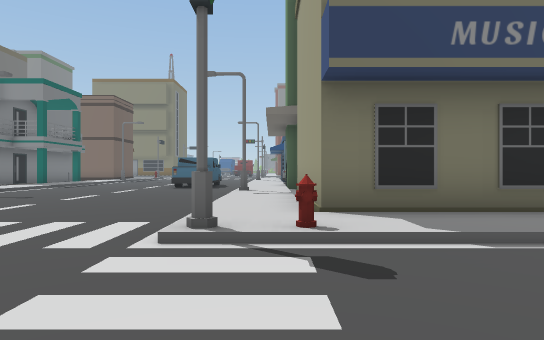
view 1 (above)

19 first-person views from a walk through a Unity game level. The camera is 1.3 m above the floor, looks level and sees 75° across. The floor is counted in squares, 2 m on a side. Each view is taken from the middle of a square. On the plan, view 1 faces up. The plan holds only what a view shows up to about 10 squares ahead; the rest is blank. The place goes on beyond the plan.

view 2
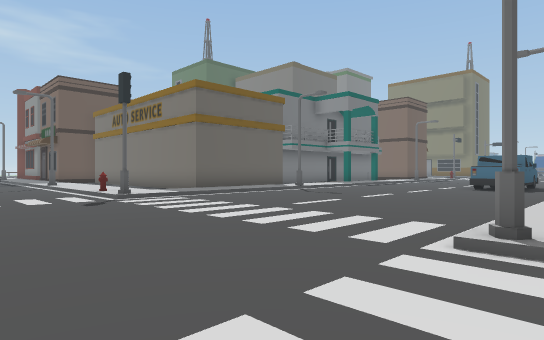

view 3
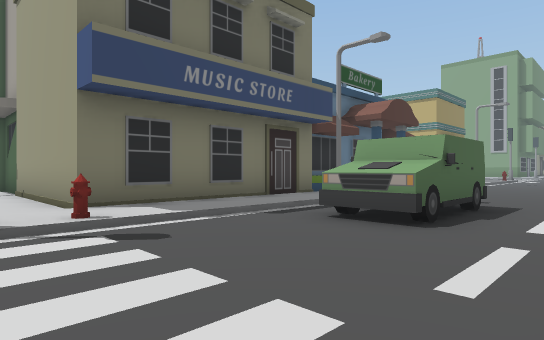

view 4
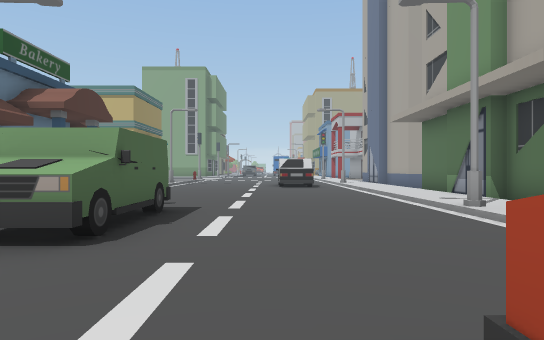

view 5
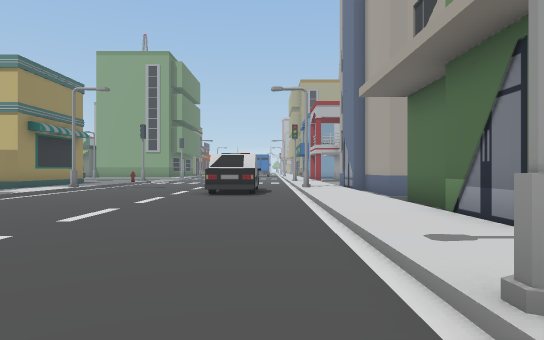

view 6
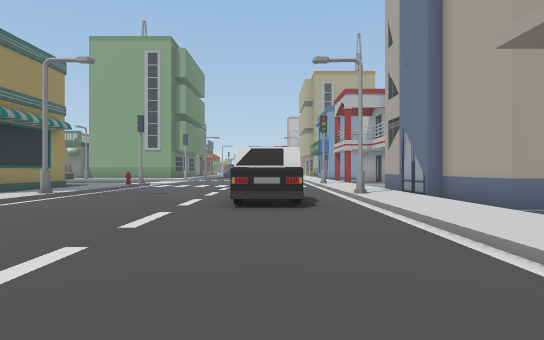

view 7
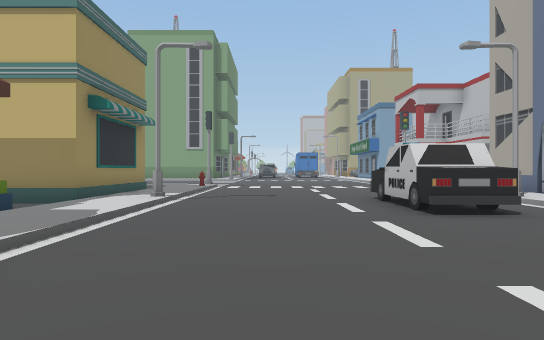

view 8
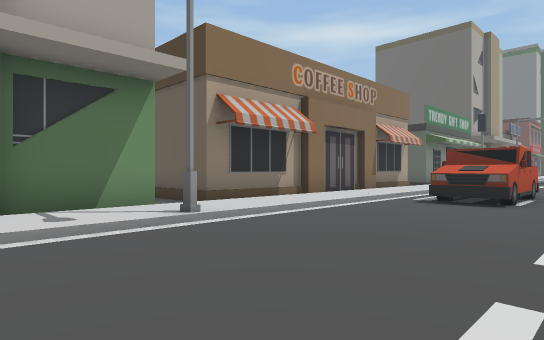

view 9
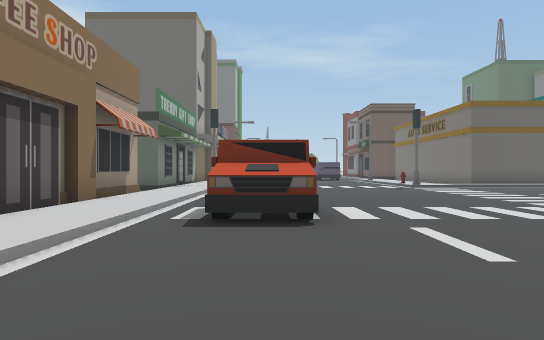

view 10
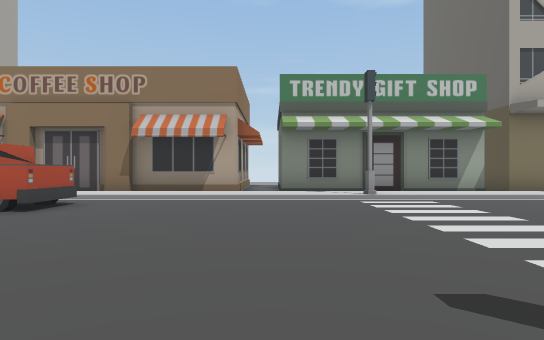

view 11
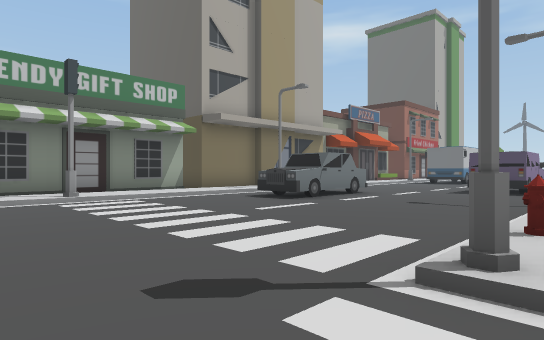

view 12
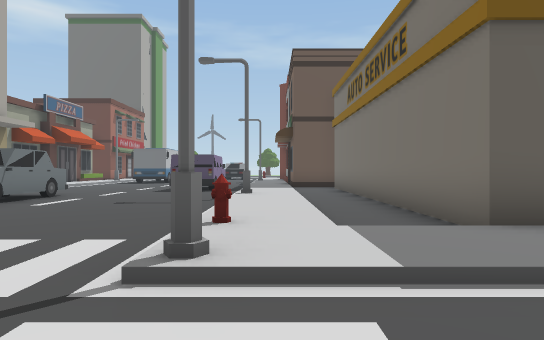

view 13
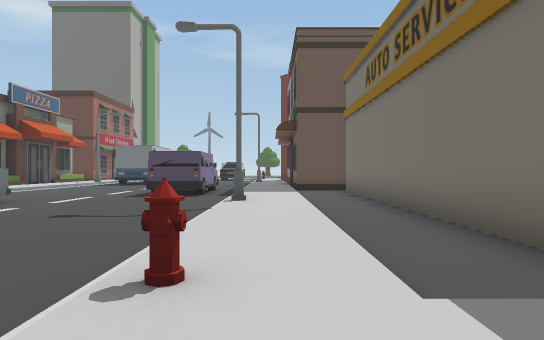

view 14
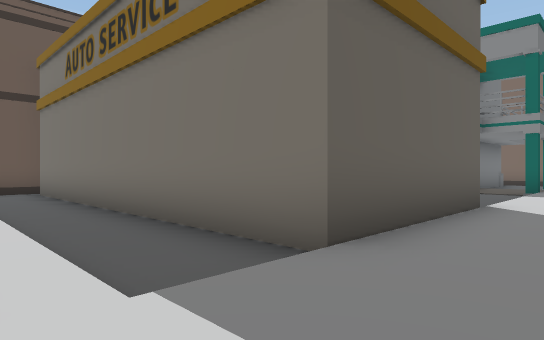

view 15
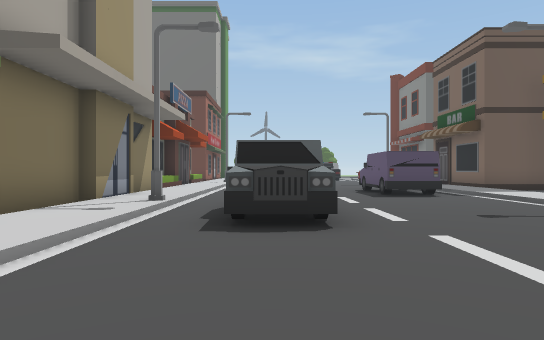

view 16
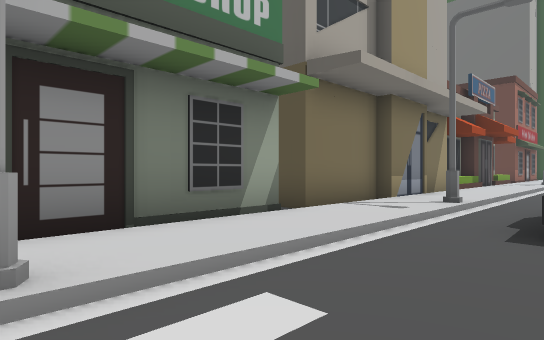

view 17
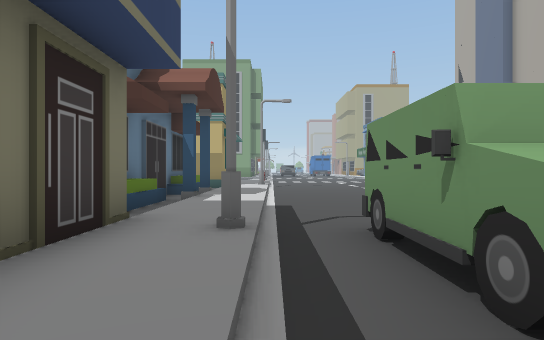

view 18
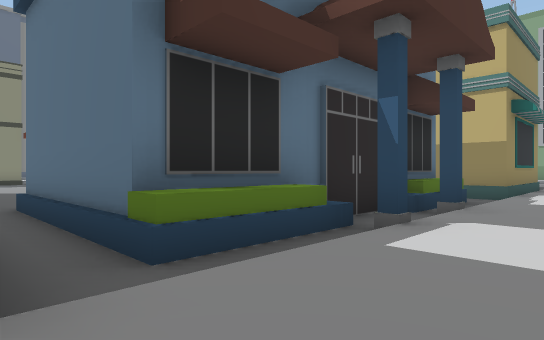

view 19
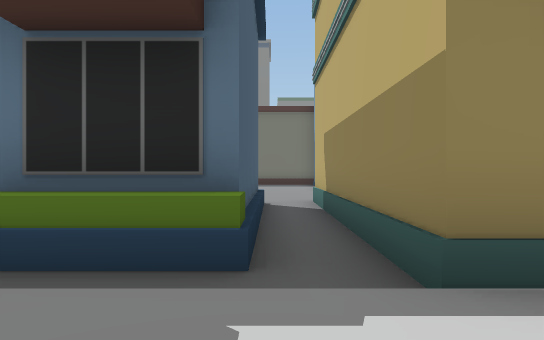

### Floor plan
Key: @ floor where view 1 was taken; # wall or solid block; x gap in a wall; . main floor; : floor 0.25 m higher than the main floor; / step, stairs or slope; ^ raised ledge; S streetlight; B building; H hydrant; T truck; C car; O other object.
Columns run from 18 left of view 1 to 18 right of it. Each row starts with its distance up from view 1.
 10         B:O......S:B     /B    B.x
  9         B: ....../:#     B     B.#
  8         B:/....../:#     B     B.#
  7         B:/....../:#     B     B.#
  6 BBBBBBBBB:/....../:#     BBBBBBB.#
  5 .........:/....../:######........####
  4 ::::::::::/....../:::::::::::::::::::
  3 ////S///H/#......#H////S/////////S///
  2 ##...................^###............
  1 ##...................^###............
  0 ..................@..................
 -1 .....C............................C..
 -2 ...CCCC.........TTT............CCC ..
 -3 ................TTT.................
 -4 ////S/////#////////////S/////////S//
 -5 ::::::::::::::::::::::::::::::::::::
 -6 BBBBBB###### ##########BBBBBBB.BBBBBB
 -7                       #
 -8                       #

Positions as (right, up) in squares from view 1, and headings:
1: (0, 0), facing up
2: (0, 0), facing up-left
3: (-1, -1), facing up-right
4: (0, -1), facing right
5: (4, -3), facing right
6: (7, -2), facing right
7: (8, 1), facing right
8: (8, 0), facing down-left
9: (5, -2), facing left
10: (-6, 4), facing down
11: (-6, 4), facing down-left
12: (-6, 4), facing left
13: (-8, 4), facing left
14: (-8, 4), facing up-left
15: (-8, -2), facing left
16: (-8, -2), facing down-left
17: (2, 3), facing right
18: (6, 3), facing up-right
19: (14, 3), facing up
